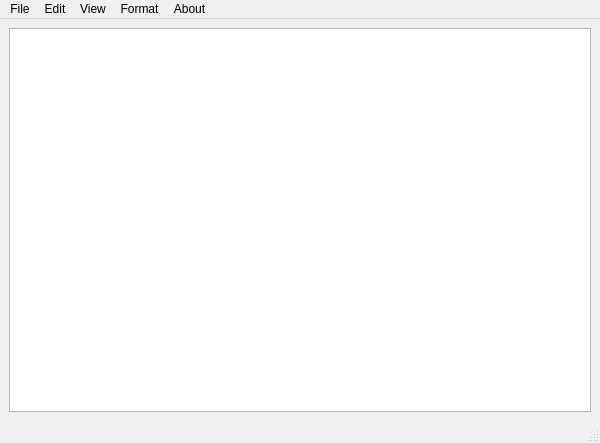
<?xml version="1.0" encoding="UTF-8"?>
<ui version="4.0">
 <class>Kpad</class>
 <widget class="QMainWindow" name="Kpad">
  <property name="geometry">
   <rect>
    <x>0</x>
    <y>0</y>
    <width>600</width>
    <height>443</height>
   </rect>
  </property>
  <property name="windowTitle">
   <string>Notepad</string>
  </property>
  <property name="animated">
   <bool>false</bool>
  </property>
  <widget class="QWidget" name="centralwidget">
   <property name="minimumSize">
    <size>
     <width>600</width>
     <height>400</height>
    </size>
   </property>
   <layout class="QVBoxLayout" name="verticalLayout">
    <item>
     <widget class="QTextEdit" name="textEdit">
      <property name="minimumSize">
       <size>
        <width>550</width>
        <height>380</height>
       </size>
      </property>
     </widget>
    </item>
   </layout>
  </widget>
  <widget class="QMenuBar" name="menubar">
   <property name="geometry">
    <rect>
     <x>0</x>
     <y>0</y>
     <width>600</width>
     <height>17</height>
    </rect>
   </property>
   <widget class="QMenu" name="menuFile">
    <property name="title">
     <string>File</string>
    </property>
    <addaction name="actionNewDocument"/>
    <addaction name="actionOpen"/>
    <addaction name="actionSave"/>
    <addaction name="actionSave_as"/>
    <addaction name="actionSave_as_HTML"/>
    <addaction name="actionExit"/>
   </widget>
   <widget class="QMenu" name="menuEdit">
    <property name="title">
     <string>Edit</string>
    </property>
    <addaction name="actionUndo"/>
    <addaction name="actionRedo"/>
    <addaction name="separator"/>
    <addaction name="actionCut"/>
    <addaction name="actionCopy"/>
    <addaction name="actionPaste"/>
   </widget>
   <widget class="QMenu" name="menuAbout">
    <property name="title">
     <string>About</string>
    </property>
    <addaction name="actionAbout_me"/>
   </widget>
   <widget class="QMenu" name="menuFormat">
    <property name="title">
     <string>Format</string>
    </property>
    <widget class="QMenu" name="menuFormat_2">
     <property name="title">
      <string>Bullet Points</string>
     </property>
     <addaction name="actionDisc"/>
     <addaction name="actionCircle"/>
     <addaction name="actionSquare"/>
     <addaction name="actionDecimal"/>
     <addaction name="actionLowerAlpha"/>
     <addaction name="actionUpperAlpha"/>
     <addaction name="actionLowerRoman"/>
     <addaction name="actionUpperRoman"/>
    </widget>
    <addaction name="actionIncrease_Font"/>
    <addaction name="actionDecrease_Font"/>
    <addaction name="separator"/>
    <addaction name="actionBold"/>
    <addaction name="actionItalic"/>
    <addaction name="actionUnderline"/>
    <addaction name="separator"/>
    <addaction name="actionLeft_Align"/>
    <addaction name="actionCenter_Align"/>
    <addaction name="actionRight_Align"/>
    <addaction name="separator"/>
    <addaction name="menuFormat_2"/>
   </widget>
   <widget class="QMenu" name="menuView">
    <property name="title">
     <string>View</string>
    </property>
    <addaction name="actionZoom_In"/>
    <addaction name="actionZoom_Out"/>
   </widget>
   <addaction name="menuFile"/>
   <addaction name="menuEdit"/>
   <addaction name="menuView"/>
   <addaction name="menuFormat"/>
   <addaction name="menuAbout"/>
  </widget>
  <widget class="QStatusBar" name="statusbar"/>
  <action name="actionNewDocument">
   <property name="icon">
    <iconset theme="QIcon::ThemeIcon::DocumentNew">
     <normalon>:/icons/icons/new-document.png</normalon>
    </iconset>
   </property>
   <property name="text">
    <string>New</string>
   </property>
   <property name="shortcut">
    <string>Shift+N</string>
   </property>
  </action>
  <action name="actionOpen">
   <property name="icon">
    <iconset theme="QIcon::ThemeIcon::DocumentOpen">
     <normaloff>:/icons/icons/open.png</normaloff>
     <normalon>:/icons/icons/open.png</normalon>:/icons/icons/open.png</iconset>
   </property>
   <property name="text">
    <string>Open</string>
   </property>
   <property name="font">
    <font>
     <pointsize>12</pointsize>
    </font>
   </property>
   <property name="shortcut">
    <string>Shift+O</string>
   </property>
  </action>
  <action name="actionSave">
   <property name="icon">
    <iconset theme="QIcon::ThemeIcon::DocumentSave">
     <normalon>:/icons/icons/save.png</normalon>
    </iconset>
   </property>
   <property name="text">
    <string>Save</string>
   </property>
   <property name="shortcut">
    <string>Shift+S</string>
   </property>
  </action>
  <action name="actionSave_as">
   <property name="icon">
    <iconset theme="QIcon::ThemeIcon::DocumentSaveAs">
     <normalon>:/icons/icons/save-as.png</normalon>
    </iconset>
   </property>
   <property name="text">
    <string>Save as</string>
   </property>
   <property name="shortcut">
    <string>Ctrl+Shift+S</string>
   </property>
  </action>
  <action name="actionExit">
   <property name="icon">
    <iconset theme="QIcon::ThemeIcon::ApplicationExit">
     <normaloff>:/icons/icons/exit.png</normaloff>
     <normalon>:/icons/icons/exit.png</normalon>:/icons/icons/exit.png</iconset>
   </property>
   <property name="text">
    <string>Exit</string>
   </property>
   <property name="shortcut">
    <string>Ctrl+X</string>
   </property>
  </action>
  <action name="actionCopy">
   <property name="icon">
    <iconset theme="QIcon::ThemeIcon::EditCopy">
     <normalon>:/icons/icons/copy.png</normalon>
    </iconset>
   </property>
   <property name="text">
    <string>Copy</string>
   </property>
  </action>
  <action name="actionPaste">
   <property name="icon">
    <iconset theme="QIcon::ThemeIcon::EditPaste">
     <normalon>:/icons/icons/paste.png</normalon>
    </iconset>
   </property>
   <property name="text">
    <string>Paste</string>
   </property>
  </action>
  <action name="actionCut">
   <property name="icon">
    <iconset theme="QIcon::ThemeIcon::EditCut">
     <normaloff>:/icons/icons/cut.png</normaloff>
     <normalon>:/icons/icons/cut.png</normalon>:/icons/icons/cut.png</iconset>
   </property>
   <property name="text">
    <string>Cut</string>
   </property>
  </action>
  <action name="actionUndo">
   <property name="icon">
    <iconset theme="QIcon::ThemeIcon::EditUndo">
     <normaloff>:/icons/icons/undo.png</normaloff>:/icons/icons/undo.png</iconset>
   </property>
   <property name="text">
    <string>Undo</string>
   </property>
  </action>
  <action name="actionRedo">
   <property name="icon">
    <iconset theme="QIcon::ThemeIcon::EditRedo">
     <normalon>:/icons/icons/redo.png</normalon>
    </iconset>
   </property>
   <property name="text">
    <string>Redo</string>
   </property>
  </action>
  <action name="actionAbout_me">
   <property name="icon">
    <iconset theme="QIcon::ThemeIcon::HelpFaq">
     <normalon>:/icons/icons/about.png</normalon>
    </iconset>
   </property>
   <property name="text">
    <string>About me</string>
   </property>
  </action>
  <action name="actionIncrease_Font">
   <property name="icon">
    <iconset theme="QIcon::ThemeIcon::ListAdd"/>
   </property>
   <property name="text">
    <string>Increase Font</string>
   </property>
  </action>
  <action name="actionDecrease_Font">
   <property name="icon">
    <iconset theme="QIcon::ThemeIcon::ListRemove"/>
   </property>
   <property name="text">
    <string>Decrease Font</string>
   </property>
  </action>
  <action name="actionBold">
   <property name="icon">
    <iconset theme="QIcon::ThemeIcon::FormatTextBold"/>
   </property>
   <property name="text">
    <string>Bold</string>
   </property>
  </action>
  <action name="actionItalic">
   <property name="icon">
    <iconset theme="QIcon::ThemeIcon::FormatTextItalic"/>
   </property>
   <property name="text">
    <string>Italic</string>
   </property>
  </action>
  <action name="actionUnderline">
   <property name="icon">
    <iconset theme="QIcon::ThemeIcon::FormatTextUnderline"/>
   </property>
   <property name="text">
    <string>Underline</string>
   </property>
  </action>
  <action name="actionLeft_Align">
   <property name="icon">
    <iconset theme="QIcon::ThemeIcon::FormatJustifyLeft"/>
   </property>
   <property name="text">
    <string>Left Align</string>
   </property>
  </action>
  <action name="actionCenter_Align">
   <property name="icon">
    <iconset theme="QIcon::ThemeIcon::FormatJustifyCenter"/>
   </property>
   <property name="text">
    <string>Center Align</string>
   </property>
  </action>
  <action name="actionRight_Align">
   <property name="icon">
    <iconset theme="QIcon::ThemeIcon::FormatJustifyRight"/>
   </property>
   <property name="text">
    <string>Right Align</string>
   </property>
  </action>
  <action name="actionSave_as_HTML">
   <property name="icon">
    <iconset theme="QIcon::ThemeIcon::DocumentPageSetup"/>
   </property>
   <property name="text">
    <string>Save as HTML</string>
   </property>
  </action>
  <action name="actionZoom_In">
   <property name="icon">
    <iconset theme="QIcon::ThemeIcon::ZoomIn"/>
   </property>
   <property name="text">
    <string>Zoom In</string>
   </property>
  </action>
  <action name="actionZoom_Out">
   <property name="icon">
    <iconset theme="QIcon::ThemeIcon::ZoomOut"/>
   </property>
   <property name="text">
    <string>Zoom Out</string>
   </property>
  </action>
  <action name="actionDisc">
   <property name="text">
    <string>Disc</string>
   </property>
  </action>
  <action name="actionCircle">
   <property name="text">
    <string>Circle</string>
   </property>
  </action>
  <action name="actionSquare">
   <property name="text">
    <string>Square</string>
   </property>
  </action>
  <action name="actionDecimal">
   <property name="text">
    <string>Decimal</string>
   </property>
  </action>
  <action name="actionLowerAlpha">
   <property name="text">
    <string>LowerAlpha</string>
   </property>
  </action>
  <action name="actionUpperAlpha">
   <property name="text">
    <string>UpperAlpha</string>
   </property>
  </action>
  <action name="actionLowerRoman">
   <property name="text">
    <string>LowerRoman</string>
   </property>
  </action>
  <action name="actionUpperRoman">
   <property name="text">
    <string>UpperRoman</string>
   </property>
   <property name="toolTip">
    <string>UpperRoman</string>
   </property>
  </action>
 </widget>
 <resources/>
 <connections/>
</ui>
